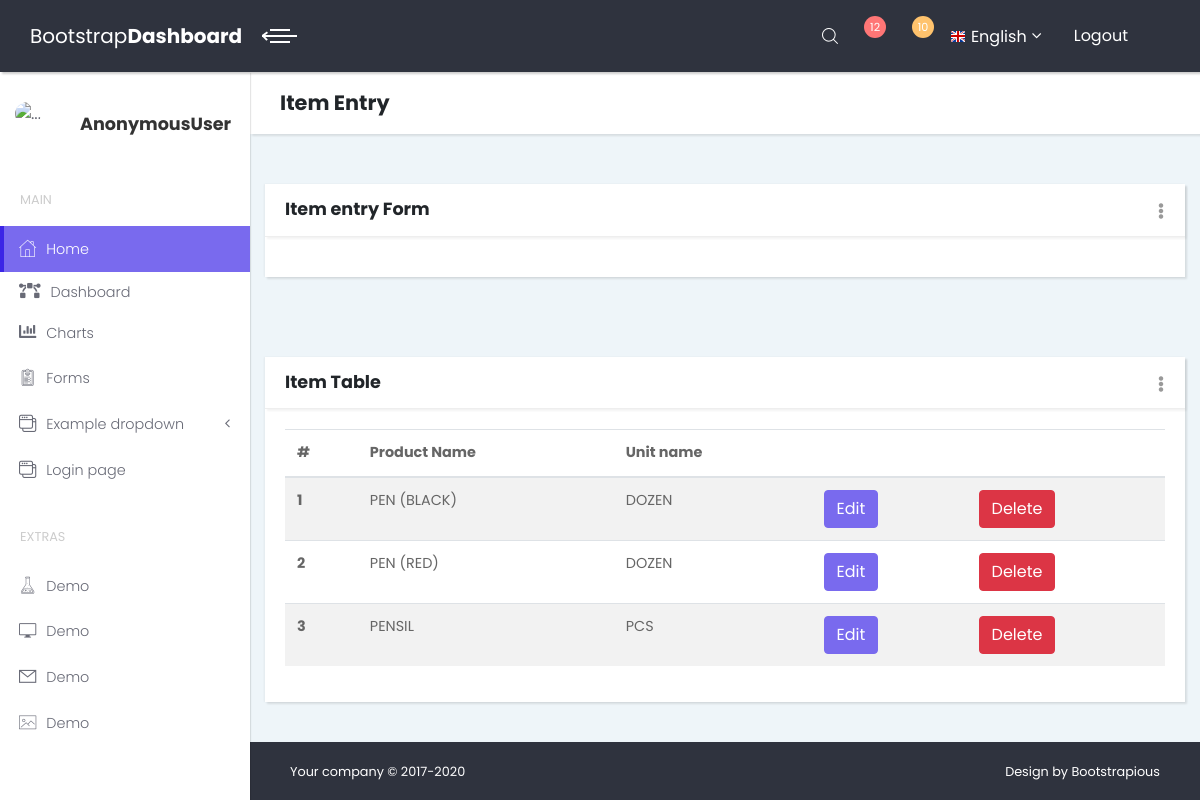
The app's page /item/entry/edit/1/, older data.
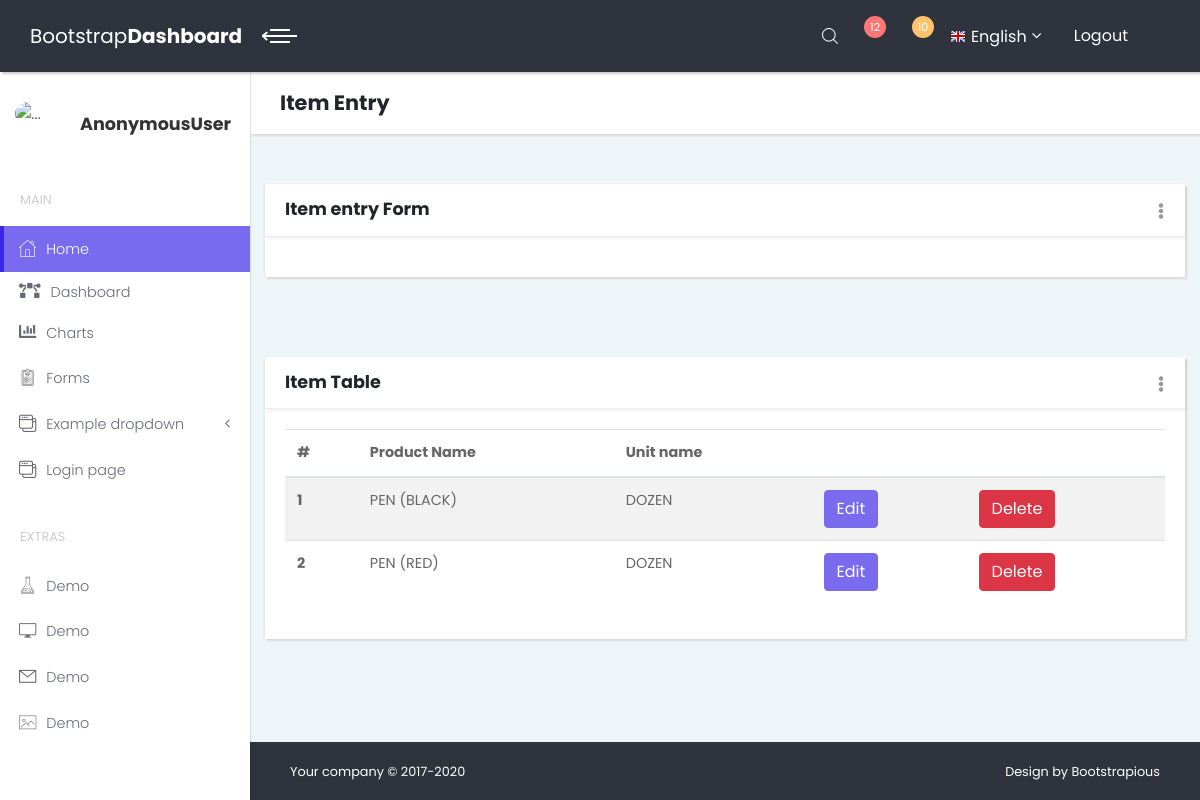
The same page, newer data.
### insurance/models.py (models this page shows)
class ItemEntryM(models.Model):
    Itemname=models.CharField(max_length=255,null=True,blank=True)
    Unit=models.CharField(max_length=255,null=True,blank=True)
    objects=models.Manager()

### insurance/views.py (the view)
# urls.py: path('item/entry/edit/<int:id>/', views.itemnameeditV,name='itementryedit'),
def itemnameeditV(request,id=0):
    item = ItemEntryM.objects.all()
    if id !=0:
        itemedit=ItemEntryM.objects.filter(pk=id)
    return render(request, 'inventory/itementryedit.html',{'itemedit':itemedit,'item':item})

### insurance/templates/inventory/itementryedit.html (shortened to what this page needs)
{%extends 'index.html'%}
{%block contant%}
<header class="page-header">
    <div class="container-fluid">
        <h2 class="no-margin-bottom">Item Entry</h2>
    </div>
</header>
<section class="dashboard-counts no-padding-bottom">
    <div class="col-lg-12">
        <div class="card">
            <div class="card-close">
                <div class="dropdown">
                    <button type="button" id="closeCard1" data-toggle="dropdown" aria-haspopup="true"
                            aria-expanded="false" class="dropdown-toggle"><i class="fa fa-ellipsis-v"></i></button>
                </div>
            </div>
            <div class="card-header d-flex align-items-center">
                <h3 class="h4">Item entry Form</h3>
            </div>
            <div class="card-body">
            </div>
        </div>
    </div>
</section>
<section class="dashboard-counts no-padding-bottom">
<div class="col-lg-12">
                  <div class="card">
                    <div class="card-close">
                      <div class="dropdown">
                        <button type="button" id="closeCard2" data-toggle="dropdown" aria-haspopup="true" aria-expanded="false" class="dropdown-toggle"><i class="fa fa-ellipsis-v"></i></button>
                      </div>
                    </div>
                    <div class="card-header d-flex align-items-center">
                      <h3 class="h4">Item Table</h3>
                    </div>
                    <div class="card-body">
                      <div class="table-responsive">
                        <table class="table table-striped">
                          <thead>
                            <tr>
                              <th>#</th>
                              <th>Product Name</th>
                              <th>Unit name</th>
                              <th></th>
                              <th></th>
                            </tr>
                          </thead>
                          <tbody>
                            {%for x in item%}
                            <tr>
                              <th scope="row">{{forloop.counter}}</th>
                              <td>{{x.Itemname}}</td>
                              <td>{{x.Unit}}</td>
                              <td><a href="{%url 'itementryedit' x.id%}" class="btn btn-primary">Edit</a></td>
                              <td><a href="{%url 'itementrydelete' x.id%}" class="btn btn-danger">Delete</a></td>
                            </tr>
                          {%endfor%}
                          </tbody>
                        </table>
                      </div>
                    </div>
                  </div>
                </div>
</section>
{%endblock%}

Row changes from the older to the newer data that the page shows:
removed ItemEntryM: Itemname "PENSIL", Unit "PCS"
